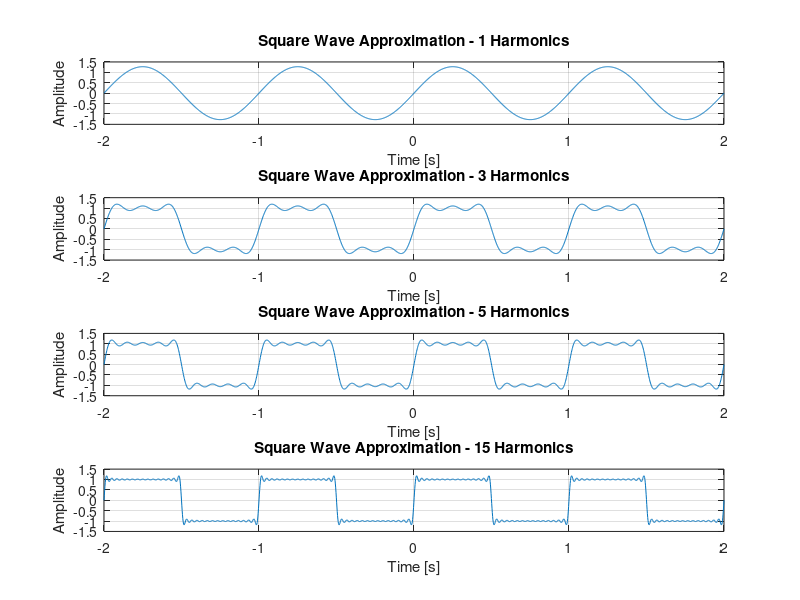

Write MATLAB code to recreate this figure.
%% CTFS - Square Wave Reconstruction

clear; clc;
close all;

f0 = 1;
w0 = 2*pi*f0;

t = linspace(-2,2,2000);

harmonic_counts = [1 3 5 15];

for i = 1:length(harmonic_counts)

    N = harmonic_counts(i);
    x = zeros(size(t));

    for k = 1:2:(2*N-1)
        x = x + (1/k)*sin(k*w0*t);
    end

    x = (4/pi)*x;

    subplot(4,1,i);
    plot(t,x);
    xlabel('Time [s]');
    ylabel('Amplitude');
    title(['Square Wave Approximation - ', num2str(N), ' Harmonics']);
    ylim([-1.5 1.5]);
    grid on;

end
